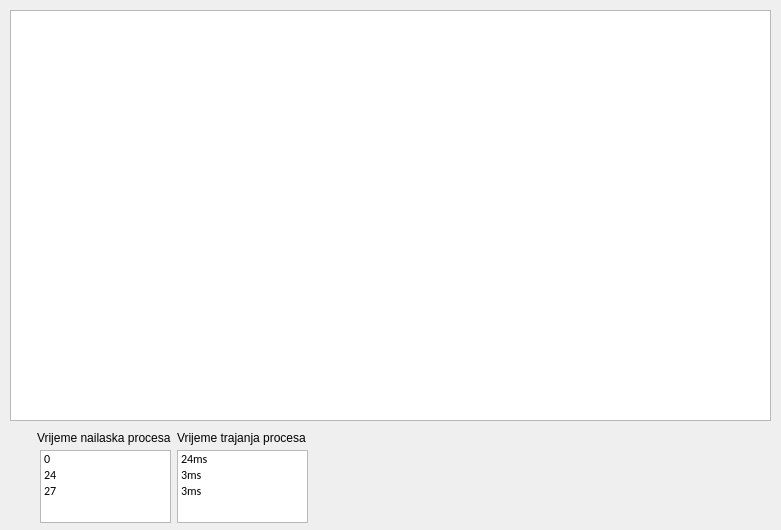
<?xml version="1.0" encoding="UTF-8"?>
<ui version="4.0">
 <class>Dialog</class>
 <widget class="QDialog" name="Dialog">
  <property name="geometry">
   <rect>
    <x>0</x>
    <y>0</y>
    <width>781</width>
    <height>530</height>
   </rect>
  </property>
  <property name="windowTitle">
   <string>Dialog</string>
  </property>
  <widget class="QLabel" name="label_4">
   <property name="geometry">
    <rect>
     <x>177</x>
     <y>430</y>
     <width>143</width>
     <height>16</height>
    </rect>
   </property>
   <property name="font">
    <font>
     <pointsize>9</pointsize>
    </font>
   </property>
   <property name="text">
    <string>Vrijeme trajanja procesa</string>
   </property>
  </widget>
  <widget class="QListWidget" name="listWidget_2">
   <property name="geometry">
    <rect>
     <x>177</x>
     <y>450</y>
     <width>131</width>
     <height>73</height>
    </rect>
   </property>
   <item>
    <property name="text">
     <string>24ms</string>
    </property>
    <property name="font">
     <font>
      <family>Calibri</family>
      <weight>50</weight>
      <bold>false</bold>
     </font>
    </property>
    <property name="background">
     <brush brushstyle="NoBrush">
      <color alpha="255">
       <red>0</red>
       <green>255</green>
       <blue>127</blue>
      </color>
     </brush>
    </property>
    <property name="foreground">
     <brush brushstyle="NoBrush">
      <color alpha="255">
       <red>0</red>
       <green>0</green>
       <blue>0</blue>
      </color>
     </brush>
    </property>
   </item>
   <item>
    <property name="text">
     <string>3ms</string>
    </property>
    <property name="font">
     <font>
      <family>Calibri</family>
     </font>
    </property>
    <property name="background">
     <brush brushstyle="NoBrush">
      <color alpha="255">
       <red>0</red>
       <green>255</green>
       <blue>127</blue>
      </color>
     </brush>
    </property>
   </item>
   <item>
    <property name="text">
     <string>3ms</string>
    </property>
    <property name="font">
     <font>
      <family>Calibri</family>
     </font>
    </property>
    <property name="background">
     <brush brushstyle="NoBrush">
      <color alpha="255">
       <red>0</red>
       <green>255</green>
       <blue>127</blue>
      </color>
     </brush>
    </property>
   </item>
  </widget>
  <widget class="QLabel" name="label_5">
   <property name="geometry">
    <rect>
     <x>37</x>
     <y>430</y>
     <width>144</width>
     <height>16</height>
    </rect>
   </property>
   <property name="font">
    <font>
     <pointsize>9</pointsize>
    </font>
   </property>
   <property name="text">
    <string>Vrijeme nailaska procesa</string>
   </property>
  </widget>
  <widget class="QWidget" name="layoutWidget">
   <property name="geometry">
    <rect>
     <x>17</x>
     <y>450</y>
     <width>20</width>
     <height>62</height>
    </rect>
   </property>
   <layout class="QVBoxLayout" name="verticalLayout">
    <item>
     <widget class="QLabel" name="label">
      <property name="font">
       <font>
        <pointsize>10</pointsize>
       </font>
      </property>
      <property name="text">
       <string>P1</string>
      </property>
     </widget>
    </item>
    <item>
     <widget class="QLabel" name="label_2">
      <property name="font">
       <font>
        <pointsize>10</pointsize>
       </font>
      </property>
      <property name="text">
       <string>P2</string>
      </property>
     </widget>
    </item>
    <item>
     <widget class="QLabel" name="label_3">
      <property name="font">
       <font>
        <pointsize>10</pointsize>
       </font>
      </property>
      <property name="text">
       <string>P3</string>
      </property>
     </widget>
    </item>
   </layout>
  </widget>
  <widget class="QListWidget" name="listWidget">
   <property name="geometry">
    <rect>
     <x>40</x>
     <y>450</y>
     <width>131</width>
     <height>73</height>
    </rect>
   </property>
   <item>
    <property name="text">
     <string>0</string>
    </property>
    <property name="font">
     <font>
      <family>Calibri</family>
      <weight>50</weight>
      <bold>false</bold>
     </font>
    </property>
    <property name="background">
     <brush brushstyle="NoBrush">
      <color alpha="255">
       <red>0</red>
       <green>255</green>
       <blue>127</blue>
      </color>
     </brush>
    </property>
    <property name="foreground">
     <brush brushstyle="NoBrush">
      <color alpha="255">
       <red>0</red>
       <green>0</green>
       <blue>0</blue>
      </color>
     </brush>
    </property>
   </item>
   <item>
    <property name="text">
     <string>24</string>
    </property>
    <property name="font">
     <font>
      <family>Calibri</family>
     </font>
    </property>
    <property name="background">
     <brush brushstyle="NoBrush">
      <color alpha="255">
       <red>0</red>
       <green>255</green>
       <blue>127</blue>
      </color>
     </brush>
    </property>
   </item>
   <item>
    <property name="text">
     <string>27</string>
    </property>
    <property name="font">
     <font>
      <family>Calibri</family>
     </font>
    </property>
    <property name="background">
     <brush brushstyle="NoBrush">
      <color alpha="255">
       <red>0</red>
       <green>255</green>
       <blue>127</blue>
      </color>
     </brush>
    </property>
   </item>
  </widget>
  <widget class="QGraphicsView" name="graphicsView">
   <property name="geometry">
    <rect>
     <x>10</x>
     <y>10</y>
     <width>761</width>
     <height>411</height>
    </rect>
   </property>
  </widget>
 </widget>
 <layoutdefault spacing="6" margin="11"/>
 <resources/>
 <connections/>
</ui>
